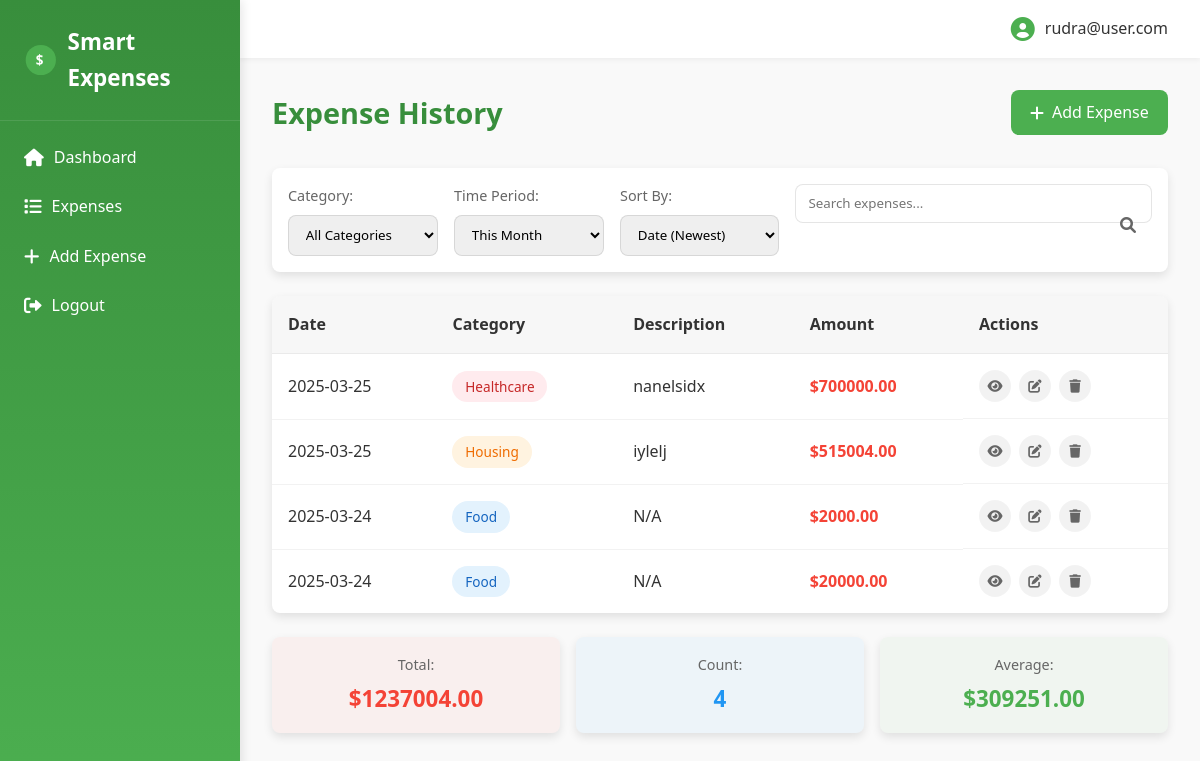
Screenshot of /expenses (signed in) with the database file from the repository.
### tables this page shows
CREATE TABLE expenses (
        id INTEGER PRIMARY KEY AUTOINCREMENT,
        user_id INTEGER NOT NULL,
        amount REAL NOT NULL,
        category TEXT NOT NULL,
        description TEXT,
        date TEXT NOT NULL,
        FOREIGN KEY (user_id) REFERENCES users (id)
    );

### app.py (the view)
@app.route('/expenses')
def expenses():
    if 'user_id' not in session:
        return redirect(url_for('login'))
    user_id = session['user_id']
    expenses = get_user_expenses(user_id)
    return render_template('expenses.html', expenses=expenses)

### app.py (called while the page is built)
def get_db_connection():
    conn = sqlite3.connect(DB_PATH)
    conn.row_factory = sqlite3.Row
    return conn

def get_user_expenses(user_id):
    conn = get_db_connection()
    expenses = conn.execute('SELECT * FROM expenses WHERE user_id = ? ORDER BY date DESC', (user_id,)).fetchall()
    conn.close()
    return expenses

### templates/expenses.html (shortened to what this page needs)
{% extends "layout.html" %}
{% block extra_css %}
<link rel="stylesheet" href="{{ url_for('static', filename='css/expenses.css') }}">
{% endblock %}
{% block content %}
<div class="expenses-container">
    <div class="expenses-header">
        <h1>Expense History</h1>
        <a href="{{ url_for('add_expense') }}" class="btn btn-primary btn-icon">
            <i class="fas fa-plus"></i> Add Expense
        </a>
    </div>
    <div class="expenses-filters">
        <div class="filter-group">
            <label for="categoryFilter">Category:</label>
            <select id="categoryFilter">
                <option value="all">All Categories</option>
            </select>
        </div>
        <div class="filter-group">
            <label for="dateRangeFilter">Time Period:</label>
            <select id="dateRangeFilter">
                <option value="month" selected>This Month</option>
            </select>
        </div>
        <div class="filter-group">
            <label for="sortByFilter">Sort By:</label>
            <select id="sortByFilter">
                <option value="date-desc">Date (Newest)</option>
            </select>
        </div>
        <div class="filter-group search-group">
            <input type="text" id="searchFilter" placeholder="Search expenses...">
            <i class="fas fa-search search-icon"></i>
        </div>
    </div>
    <div class="expenses-table-container">
        <table class="expenses-table">
            <thead>
                <tr>
                    <th>Date</th>
                    <th>Category</th>
                    <th>Description</th>
                    <th>Amount</th>
                    <th>Actions</th>
                </tr>
            </thead>
            <tbody id="expensesTableBody">
                {% if expenses %}
                    {% for expense in expenses %}
                    <tr data-expense-id="{{ expense.id }}" data-category="{{ expense.category }}">
                        <td>{{ expense.date }}</td>
                        <td>
                            <span class="category-badge category-{{ expense.category.lower() }}">
                                {{ expense.category }}
                            </span>
                        </td>
                        <td>{{ expense.description if expense.description else 'N/A' }}</td>
                        <td class="amount-cell">${{ "%.2f"|format(expense.amount) }}</td>
                        <td class="actions-cell">
                            <button class="action-btn view-btn" title="View Details">
                                <i class="fas fa-eye"></i>
                            </button>
                            <button class="action-btn edit-btn" title="Edit Expense">
                                <i class="fas fa-edit"></i>
                            </button>
                            <button class="action-btn delete-btn" title="Delete Expense">
                                <i class="fas fa-trash"></i>
                            </button>
                        </td>
                    </tr>
                    {% endfor %}
                {% endif %}
            </tbody>
        </table>
    </div>
    <div class="expenses-summary">
        <div class="summary-box total-box">
            <span class="summary-label">Total:</span>
            <span class="summary-value" id="totalAmount">
                {% if expenses %}
                ${{ "%.2f"|format(expenses|sum(attribute='amount')) }}
                {% else %}
                $0.00
                {% endif %}
            </span>
        </div>
        <div class="summary-box count-box">
            <span class="summary-label">Count:</span>
            <span class="summary-value" id="expenseCount">{{ expenses|length }}</span>
        </div>
        <div class="summary-box average-box">
            <span class="summary-label">Average:</span>
            <span class="summary-value" id="averageAmount">
                {% if expenses %}
                ${{ "%.2f"|format((expenses|sum(attribute='amount')) / expenses|length) }}
                {% else %}
                $0.00
                {% endif %}
            </span>
        </div>
    </div>
</div>
{% endblock %}

### templates/layout.html (shortened to what this page needs)
<!DOCTYPE html>
<html lang="en">
<head>
    <link rel="stylesheet" href="{{ url_for('static', filename='css/style.css') }}">
    <link rel="stylesheet" href="https://cdnjs.cloudflare.com/ajax/libs/font-awesome/6.0.0-beta3/css/all.min.css">
    {% block extra_css %}{% endblock %}
</head>
<body>
    <div class="app-container">
        <nav class="sidebar {% if 'user_id' not in session %}hidden{% endif %}">
            <div class="logo">
                <svg class="logo-svg" viewBox="0 0 100 100" width="40" height="40">
                    <circle cx="50" cy="50" r="45" fill="#4CAF50" />
                    <text x="35" y="65" fill="white" font-size="40" font-weight="bold">$</text>
                </svg>
                <span>Smart Expenses</span>
            </div>
            <ul class="nav-links">
                <li><a href="{{ url_for('dashboard') }}"><i class="fas fa-home"></i> Dashboard</a></li>
                <li><a href="{{ url_for('expenses') }}"><i class="fas fa-list"></i> Expenses</a></li>
                <li><a href="{{ url_for('add_expense') }}"><i class="fas fa-plus"></i> Add Expense</a></li>
                <li><a href="{{ url_for('logout') }}"><i class="fas fa-sign-out-alt"></i> Logout</a></li>
            </ul>
        </nav>
        <main class="content">
            <header class="content-header {% if 'user_id' not in session %}hidden{% endif %}">
                {% if 'username' in session %}
                <div class="user-info">
                    <i class="fas fa-user-circle"></i>
                    <span>{{ session.username }}</span>
                </div>
                {% endif %}
            </header>
            <div class="content-body">
                {% block content %}{% endblock %}
            </div>
        </main>
    </div>
</body>
</html>

### static/css/style.css (style rules this page uses)
:root { --primary-color: #4CAF50; --primary-dark: #388E3C; --primary-light: #A5D6A7; --secondary-color: #2196F3; --secondary-dark: #1976D2; --accent-color: #FF5722; --text-color: #333; --text-light: #666; --background-color: #f9f9f9; --card-bg: #fff; --card-shadow: 0 4px 10px rgba(0, 0, 0, 0.1); --transition: all 0.3s ease; --success-color: #4CAF50; --warning-color: #FF9800; --danger-color: #F44336; --border-radius: 8px; }
* { margin: 0; padding: 0; box-sizing: border-box; }
body { font-family: 'Segoe UI', Tahoma, Geneva, Verdana, sans-serif; background-color: var(--background-color); color: var(--text-color); line-height: 1.6; }
a { text-decoration: none; color: var(--secondary-color); transition: var(--transition); }
.app-container { display: flex; min-height: 100vh; }
.sidebar { width: 240px; background: linear-gradient(to bottom, var(--primary-dark), var(--primary-color)); color: white; padding: 1.5rem 0; position: fixed; height: 100vh; z-index: 10; box-shadow: 2px 0 10px rgba(0, 0, 0, 0.1); transition: var(--transition); }
.content { flex: 1; margin-left: 240px; transition: var(--transition); }
.content-header { background-color: var(--card-bg); padding: 1rem 2rem; box-shadow: 0 2px 5px rgba(0, 0, 0, 0.05); display: flex; justify-content: flex-end; align-items: center; }
.content-body { padding: 2rem; min-height: calc(100vh - 60px); }
.logo { display: flex; align-items: center; padding: 0 1.5rem 1.5rem; margin-bottom: 1rem; border-bottom: 1px solid rgba(255, 255, 255, 0.1); }
.logo-svg { margin-right: 10px; }
.logo span { font-size: 1.4rem; font-weight: 600; }
.nav-links { list-style: none; }
.nav-links li { padding: 0.5rem 1.5rem; margin: 0.5rem 0; transition: var(--transition); }
.nav-links a { color: white; display: flex; align-items: center; }
.nav-links a i { margin-right: 10px; font-size: 1.1rem; }
.user-info { display: flex; align-items: center; }
.user-info i { font-size: 1.5rem; margin-right: 10px; color: var(--primary-color); }
.user-info span { font-weight: 500; }
.btn { display: inline-block; padding: 0.6rem 1.2rem; background-color: var(--primary-color); color: white; border: none; border-radius: var(--border-radius); cursor: pointer; font-weight: 500; transition: var(--transition); text-align: center; }
.btn-primary { background-color: var(--primary-color); }
.btn-icon { display: flex; align-items: center; justify-content: center; }
.btn-icon i { margin-right: 8px; }

### rows the page displays
expenses: date "2025-03-25", category "Healthcare", description "nanelsidx", amount "700000.00"
expenses: date "2025-03-25", category "Housing", description "iylelj", amount "515004.00"
expenses: date "2025-03-24", category "Food", description "N/A", amount "2000.00"
expenses: date "2025-03-24", category "Food", description "N/A", amount "20000.00"

### other values shown
{{ session.username }} "rudra@user.com"
{{ "%.2f"|format(expenses|sum(attribute='amount')) }} "1237004.00"
{{ expenses|length }} "4"
{{ "%.2f"|format((expenses|sum(attribute='amount')) / expenses|length) }} "309251.00"
